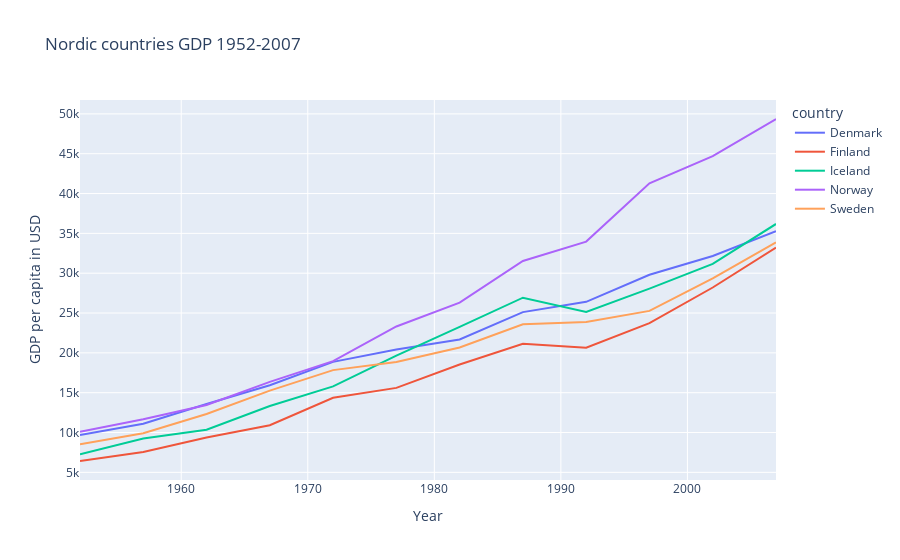

Notebook cell for this chart:
### Code cell
# some hover setting
from matplotlib.pyplot import xlabel


fig = px.line(
    nordic,
    x="year",
    y="gdpPercap",
    color="country",
    title="Nordic countries GDP 1952-2007",
    labels=dict(gdpPercap="GDP per capita in USD", year="Year"),
)

fig.update_layout(hovermode="x")
fig.update_xaxes(
    showspikes=True,
    spikedash="solid",
    spikecolor="green",
    spikemode="across",
    spikesnap="cursor",
)


fig.show()

### Figure 1 — Plotly figure (JSON) as saved in the notebook; plotly's stock layout.template omitted (floating-point values rounded to 4 significant figures)
{"data": [{"hovertemplate": "country=Denmark<br>Year=%{x}<br>GDP per capita in USD=%{y}<extra></extra>", "legendgroup": "Denmark", "line": {"color": "#636efa", "dash": "solid"}, "marker": {"symbol": "circle"}, "mode": "lines", "name": "Denmark", "orientation": "v", "showlegend": true, "type": "scatter", "x": [1952, 1957, 1962, 1967, 1972, 1977, 1982, 1987, 1992, 1997, 2002, 2007], "xaxis": "x", "y": [9692.0, 11100.0, 13580.0, 15940.0, 18870.0, 20420.0, 21690.0, 25120.0, 26410.0, 29800.0, 32170.0, 35280.0], "yaxis": "y"}, {"hovertemplate": "country=Finland<br>Year=%{x}<br>GDP per capita in USD=%{y}<extra></extra>", "legendgroup": "Finland", "line": {"color": "#EF553B", "dash": "solid"}, "marker": {"symbol": "circle"}, "mode": "lines", "name": "Finland", "orientation": "v", "showlegend": true, "type": "scatter", "x": [1952, 1957, 1962, 1967, 1972, 1977, 1982, 1987, 1992, 1997, 2002, 2007], "xaxis": "x", "y": [6425.0, 7545.0, 9372.0, 10920.0, 14360.0, 15610.0, 18530.0, 21140.0, 20650.0, 23720.0, 28200.0, 33210.0], "yaxis": "y"}, {"hovertemplate": "country=Iceland<br>Year=%{x}<br>GDP per capita in USD=%{y}<extra></extra>", "legendgroup": "Iceland", "line": {"color": "#00cc96", "dash": "solid"}, "marker": {"symbol": "circle"}, "mode": "lines", "name": "Iceland", "orientation": "v", "showlegend": true, "type": "scatter", "x": [1952, 1957, 1962, 1967, 1972, 1977, 1982, 1987, 1992, 1997, 2002, 2007], "xaxis": "x", "y": [7268.0, 9244.0, 10350.0, 13320.0, 15800.0, 19650.0, 23270.0, 26920.0, 25140.0, 28060.0, 31160.0, 36180.0], "yaxis": "y"}, {"hovertemplate": "country=Norway<br>Year=%{x}<br>GDP per capita in USD=%{y}<extra></extra>", "legendgroup": "Norway", "line": {"color": "#ab63fa", "dash": "solid"}, "marker": {"symbol": "circle"}, "mode": "lines", "name": "Norway", "orientation": "v", "showlegend": true, "type": "scatter", "x": [1952, 1957, 1962, 1967, 1972, 1977, 1982, 1987, 1992, 1997, 2002, 2007], "xaxis": "x", "y": [10100.0, 11650.0, 13450.0, 16360.0, 18970.0, 23310.0, 26300.0, 31540.0, 33970.0, 41280.0, 44680.0, 49360.0], "yaxis": "y"}, {"hovertemplate": "country=Sweden<br>Year=%{x}<br>GDP per capita in USD=%{y}<extra></extra>", "legendgroup": "Sweden", "line": {"color": "#FFA15A", "dash": "solid"}, "marker": {"symbol": "circle"}, "mode": "lines", "name": "Sweden", "orientation": "v", "showlegend": true, "type": "scatter", "x": [1952, 1957, 1962, 1967, 1972, 1977, 1982, 1987, 1992, 1997, 2002, 2007], "xaxis": "x", "y": [8528.0, 9912.0, 12330.0, 15260.0, 17830.0, 18860.0, 20670.0, 23590.0, 23880.0, 25270.0, 29340.0, 33860.0], "yaxis": "y"}], "layout": {"hovermode": "x", "legend": {"title": {"text": "country"}, "tracegroupgap": 0}, "title": {"text": "Nordic countries GDP 1952-2007"}, "xaxis": {"anchor": "y", "domain": [0, 1], "showspikes": true, "spikecolor": "green", "spikedash": "solid", "spikemode": "across", "spikesnap": "cursor", "title": {"text": "Year"}}, "yaxis": {"anchor": "x", "domain": [0, 1], "title": {"text": "GDP per capita in USD"}}}}
